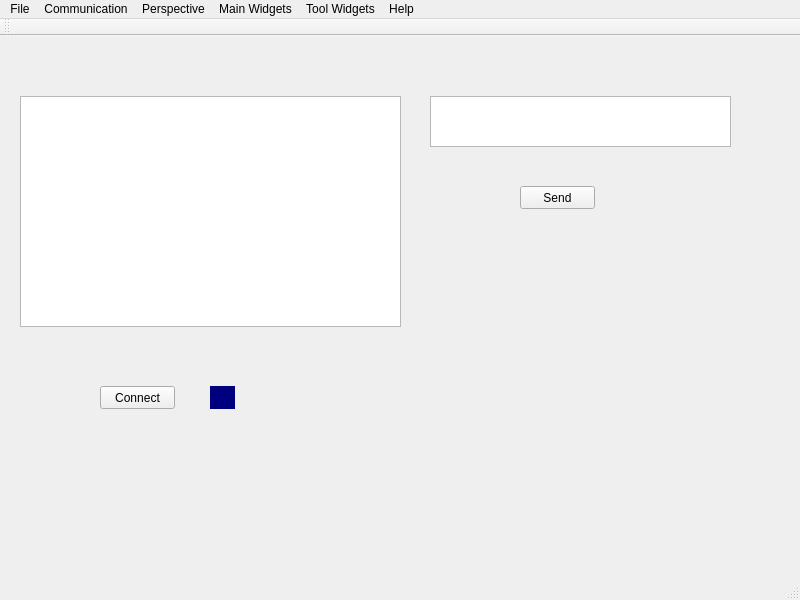
<?xml version="1.0" encoding="UTF-8"?>
<ui version="4.0">
 <class>MainWindow</class>
 <widget class="QMainWindow" name="MainWindow">
  <property name="geometry">
   <rect>
    <x>0</x>
    <y>0</y>
    <width>800</width>
    <height>600</height>
   </rect>
  </property>
  <property name="windowTitle">
   <string>GSS Control Station - Alpha-0.1</string>
  </property>
  <property name="windowIcon">
   <iconset resource="../../gss_resources.qrc">
    <normaloff>:/files/images_icons/apps/globe.ico</normaloff>:/files/images_icons/apps/globe.ico</iconset>
  </property>
  <widget class="QWidget" name="centralWidget">
   <widget class="QPushButton" name="comOpenCloseButton">
    <property name="geometry">
     <rect>
      <x>100</x>
      <y>350</y>
      <width>75</width>
      <height>23</height>
     </rect>
    </property>
    <property name="text">
     <string>Connect</string>
    </property>
   </widget>
   <widget class="HLed" name="comPortStatusLued" native="true">
    <property name="geometry">
     <rect>
      <x>210</x>
      <y>350</y>
      <width>25</width>
      <height>23</height>
     </rect>
    </property>
    <property name="sizePolicy">
     <sizepolicy hsizetype="Fixed" vsizetype="Fixed">
      <horstretch>0</horstretch>
      <verstretch>0</verstretch>
     </sizepolicy>
    </property>
    <property name="minimumSize">
     <size>
      <width>20</width>
      <height>20</height>
     </size>
    </property>
    <property name="maximumSize">
     <size>
      <width>25</width>
      <height>25</height>
     </size>
    </property>
    <property name="styleSheet">
     <string notr="true">background-color: rgb(0, 0, 127);</string>
    </property>
   </widget>
   <widget class="QPlainTextEdit" name="receiveText">
    <property name="geometry">
     <rect>
      <x>20</x>
      <y>60</y>
      <width>381</width>
      <height>231</height>
     </rect>
    </property>
   </widget>
   <widget class="QPlainTextEdit" name="sendText">
    <property name="geometry">
     <rect>
      <x>430</x>
      <y>60</y>
      <width>301</width>
      <height>51</height>
     </rect>
    </property>
   </widget>
   <widget class="QPushButton" name="sendButton">
    <property name="geometry">
     <rect>
      <x>520</x>
      <y>150</y>
      <width>75</width>
      <height>23</height>
     </rect>
    </property>
    <property name="text">
     <string>Send</string>
    </property>
   </widget>
  </widget>
  <widget class="QMenuBar" name="menuBar">
   <property name="geometry">
    <rect>
     <x>0</x>
     <y>0</y>
     <width>800</width>
     <height>21</height>
    </rect>
   </property>
   <widget class="QMenu" name="menuFile">
    <property name="title">
     <string>File</string>
    </property>
    <addaction name="actionLoad_settings"/>
    <addaction name="actionExit"/>
   </widget>
   <widget class="QMenu" name="menuCommunication">
    <property name="title">
     <string>Communication</string>
    </property>
    <addaction name="actionCom_Settings"/>
    <addaction name="actionConnect"/>
   </widget>
   <widget class="QMenu" name="menuPerspective">
    <property name="title">
     <string>Perspective</string>
    </property>
    <addaction name="actionEngineer"/>
    <addaction name="actionOperator"/>
   </widget>
   <widget class="QMenu" name="menuMain_Widgets">
    <property name="title">
     <string>Main Widgets</string>
    </property>
    <addaction name="actionSystem_Config"/>
   </widget>
   <widget class="QMenu" name="menuTool_Widgets">
    <property name="title">
     <string>Tool Widgets</string>
    </property>
    <addaction name="actionDebug_console"/>
    <addaction name="actionParameters_Monitors"/>
    <addaction name="actionSystem_Status"/>
   </widget>
   <widget class="QMenu" name="menuHelp">
    <property name="title">
     <string>Help</string>
    </property>
    <addaction name="actionAbout_GCS"/>
    <addaction name="actionContact"/>
   </widget>
   <addaction name="menuFile"/>
   <addaction name="menuCommunication"/>
   <addaction name="menuPerspective"/>
   <addaction name="menuMain_Widgets"/>
   <addaction name="menuTool_Widgets"/>
   <addaction name="menuHelp"/>
  </widget>
  <widget class="QToolBar" name="mainToolBar">
   <attribute name="toolBarArea">
    <enum>TopToolBarArea</enum>
   </attribute>
   <attribute name="toolBarBreak">
    <bool>false</bool>
   </attribute>
  </widget>
  <widget class="QStatusBar" name="statusBar"/>
  <action name="actionEngineer">
   <property name="icon">
    <iconset resource="../../gss_resources.qrc">
     <normaloff>:/files/images_icons/apps/preferences_system.ico</normaloff>:/files/images_icons/apps/preferences_system.ico</iconset>
   </property>
   <property name="text">
    <string>Engineer</string>
   </property>
  </action>
  <action name="actionOperator">
   <property name="icon">
    <iconset resource="../../gss_resources.qrc">
     <normaloff>:/files/images_icons/apps/engineer_avatar.ico</normaloff>:/files/images_icons/apps/engineer_avatar.ico</iconset>
   </property>
   <property name="text">
    <string>Operator</string>
   </property>
  </action>
  <action name="actionSystem_Config">
   <property name="icon">
    <iconset resource="../../gss_resources.qrc">
     <normaloff>:/files/images_icons/apps/applications-system.png</normaloff>:/files/images_icons/apps/applications-system.png</iconset>
   </property>
   <property name="text">
    <string>System Config</string>
   </property>
  </action>
  <action name="actionCom_Settings">
   <property name="icon">
    <iconset resource="../../gss_resources.qrc">
     <normaloff>:/files/images_icons/apps/globe.ico</normaloff>:/files/images_icons/apps/globe.ico</iconset>
   </property>
   <property name="text">
    <string>Com Settings</string>
   </property>
  </action>
  <action name="actionConnect">
   <property name="icon">
    <iconset resource="../../gss_resources.qrc">
     <normaloff>:/files/images_icons/apps/disconnect.ico</normaloff>
     <normalon>:/files/images_icons/apps/connect.ico</normalon>:/files/images_icons/apps/disconnect.ico</iconset>
   </property>
   <property name="text">
    <string>Connect</string>
   </property>
  </action>
  <action name="actionDebug_console">
   <property name="icon">
    <iconset resource="../../gss_resources.qrc">
     <normaloff>:/files/images_icons/apps/ultilities-terminal.png</normaloff>:/files/images_icons/apps/ultilities-terminal.png</iconset>
   </property>
   <property name="text">
    <string>Debug console</string>
   </property>
  </action>
  <action name="actionParameters_Monitors">
   <property name="icon">
    <iconset resource="../../gss_resources.qrc">
     <normaloff>:/files/images_icons/apps/utilities-system-monitor.png</normaloff>:/files/images_icons/apps/utilities-system-monitor.png</iconset>
   </property>
   <property name="text">
    <string>Parameters Monitors</string>
   </property>
  </action>
  <action name="actionSystem_Status">
   <property name="text">
    <string>System Status</string>
   </property>
  </action>
  <action name="actionAbout_GCS">
   <property name="icon">
    <iconset resource="../../gss_resources.qrc">
     <normaloff>:/files/images_icons/apps/help-browser.png</normaloff>:/files/images_icons/apps/help-browser.png</iconset>
   </property>
   <property name="text">
    <string>About GCS</string>
   </property>
  </action>
  <action name="actionContact">
   <property name="icon">
    <iconset resource="../../gss_resources.qrc">
     <normaloff>:/files/images_icons/apps/info_box_blue.ico</normaloff>:/files/images_icons/apps/info_box_blue.ico</iconset>
   </property>
   <property name="text">
    <string>Contact</string>
   </property>
  </action>
  <action name="actionLoad_settings">
   <property name="icon">
    <iconset resource="../../gss_resources.qrc">
     <normaloff>:/files/images_icons/apps/download.ico</normaloff>:/files/images_icons/apps/download.ico</iconset>
   </property>
   <property name="text">
    <string>Load settings</string>
   </property>
  </action>
  <action name="actionExit">
   <property name="icon">
    <iconset resource="../../gss_resources.qrc">
     <normaloff>:/files/images_icons/apps/process-stop.png</normaloff>:/files/images_icons/apps/process-stop.png</iconset>
   </property>
   <property name="text">
    <string>Exit</string>
   </property>
  </action>
 </widget>
 <layoutdefault spacing="6" margin="11"/>
 <customwidgets>
  <customwidget>
   <class>HLed</class>
   <extends>QWidget</extends>
   <header>hled.h</header>
   <container>1</container>
  </customwidget>
 </customwidgets>
 <resources>
  <include location="../../gss_resources.qrc"/>
 </resources>
 <connections/>
</ui>
